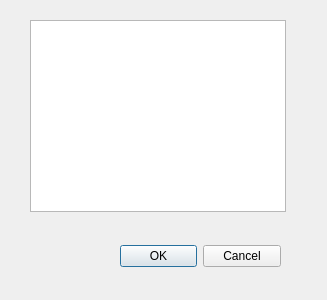
<?xml version="1.0" encoding="UTF-8"?>
<ui version="4.0">
 <class>SelectTasksDialog</class>
 <widget class="QDialog" name="SelectTasksDialog">
  <property name="geometry">
   <rect>
    <x>0</x>
    <y>0</y>
    <width>327</width>
    <height>300</height>
   </rect>
  </property>
  <property name="windowTitle">
   <string>Dialog</string>
  </property>
  <widget class="QDialogButtonBox" name="buttonBox">
   <property name="geometry">
    <rect>
     <x>120</x>
     <y>240</y>
     <width>161</width>
     <height>32</height>
    </rect>
   </property>
   <property name="orientation">
    <enum>Qt::Horizontal</enum>
   </property>
   <property name="standardButtons">
    <set>QDialogButtonBox::Cancel|QDialogButtonBox::Ok</set>
   </property>
  </widget>
  <widget class="QListWidget" name="listWidget">
   <property name="geometry">
    <rect>
     <x>30</x>
     <y>20</y>
     <width>256</width>
     <height>192</height>
    </rect>
   </property>
  </widget>
 </widget>
 <resources/>
 <connections>
  <connection>
   <sender>buttonBox</sender>
   <signal>accepted()</signal>
   <receiver>SelectTasksDialog</receiver>
   <slot>accept()</slot>
   <hints>
    <hint type="sourcelabel">
     <x>248</x>
     <y>254</y>
    </hint>
    <hint type="destinationlabel">
     <x>157</x>
     <y>274</y>
    </hint>
   </hints>
  </connection>
  <connection>
   <sender>buttonBox</sender>
   <signal>rejected()</signal>
   <receiver>SelectTasksDialog</receiver>
   <slot>reject()</slot>
   <hints>
    <hint type="sourcelabel">
     <x>316</x>
     <y>260</y>
    </hint>
    <hint type="destinationlabel">
     <x>286</x>
     <y>274</y>
    </hint>
   </hints>
  </connection>
 </connections>
</ui>
